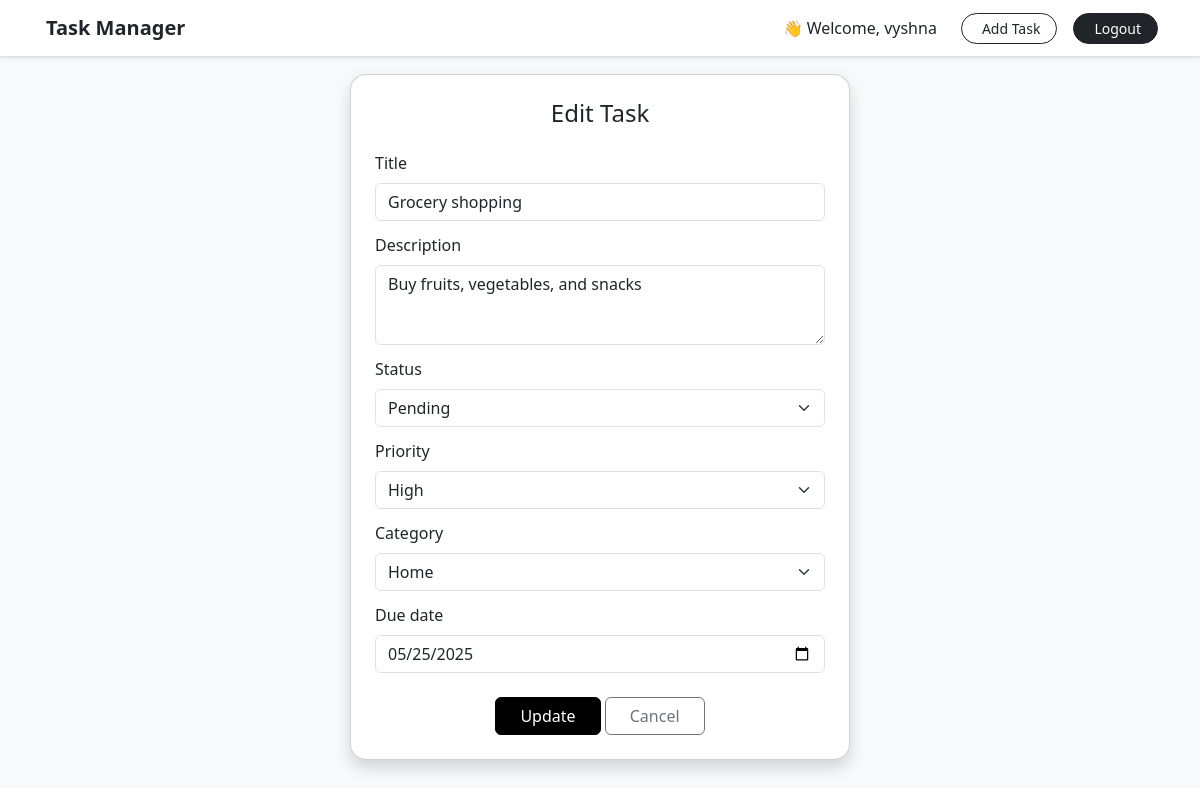
The app's page /edit/20/ (signed in) with its own data.
### task/models.py (models this page shows, shortened)
class Tasks(models.Model):
    STATUS_CHOICES = [
        ('PENDING', 'Pending'),
        ('IN_PROGRESS', 'In Progress'),
        ('COMPLETED', 'Completed'),
        ('DEFERRED', 'Deferred'),
    ]
    PRIORITY_CHOICES = [
        ('LOW', 'Low'),
        ('MEDIUM', 'Medium'),
        ('HIGH', 'High'),
        ('CRITICAL', 'Critical'),
    ]
    CATEGORY_CHOICES = [
        ('WORK', 'Work'),
        ('PERSONAL', 'Personal'),
        ('HOME', 'Home'),
        ('STUDY', 'Study'),
        ('OTHERS', 'Others'),
    ]
    user = models.ForeignKey(User, on_delete=models.CASCADE)
    title = models.CharField(max_length=255)
    description = models.TextField()
    status = models.CharField(max_length=20, choices=STATUS_CHOICES, default='PENDING')
    priority = models.CharField(max_length=20, choices=PRIORITY_CHOICES, default='MEDIUM')
    category = models.CharField(max_length=20, choices=CATEGORY_CHOICES, default='OTHERS')
    due_date = models.DateField()
    created_at = models.DateTimeField(auto_now_add=True)
    updated_at = models.DateTimeField(auto_now=True)

### task/views.py (the view)
# urls.py: path('edit/<int:task_id>/', views.edit_task, name='edit_task'),
@login_required
def edit_task(request, task_id):
    task = get_object_or_404(Tasks, id=task_id, user=request.user)
    if request.method == 'POST':
        form = TaskForm(request.POST, instance=task)
        if form.is_valid():
            form.save()
            messages.success(request, 'Task updated successfully!')
            return redirect('dashboard')
        else:
            messages.error(request, 'Please correct the errors below.')
    else:
        form = TaskForm(instance=task)
    return render(request, 'edit_task.html', {'form': form, 'task': task})

### task/forms.py
class TaskForm(forms.ModelForm):
    class Meta:
        model = Tasks
        fields = ['title', 'description', 'status', 'priority', 'category', 'due_date']
        widgets = {
            'title': forms.TextInput(attrs={'class': 'form-control'}),
            'description': forms.Textarea(attrs={'class': 'form-control'}),
            'status': forms.Select(attrs={'class': 'form-select'}),
            'priority': forms.Select(attrs={'class': 'form-select'}),
            'category': forms.Select(attrs={'class': 'form-select'}),
            'due_date': forms.DateInput(attrs={'type': 'date', 'class': 'form-control'}),
        }

### Templates/edit_task.html (shortened to what this page needs)
{% load static %}
<!DOCTYPE html>
<html lang="en">
<head>
    <link href="https://cdn.jsdelivr.net/npm/bootstrap@5.3.0/dist/css/bootstrap.min.css" rel="stylesheet">
</head>
<body>
    {% include "navbar.html" %}
    <div class="container d-flex justify-content-center align-items-center" style="min-height: 90vh;">
        <div class="card shadow p-4" style="width: 100%; max-width: 500px;">
            <h4 class="text-center mb-4">Edit Task</h4>
            <form method="POST">
                <div class="mb-3">
                    <label class="form-label">{{ form.title.label }}</label>
                    {{ form.title }}
                </div>
                <div class="mb-3">
                    <label class="form-label">{{ form.description.label }}</label>
                    {{ form.description }}
                </div>
                <div class="mb-3">
                    <label class="form-label">{{ form.status.label }}</label>
                    {{ form.status }}
                </div>
                <div class="mb-3">
                    <label class="form-label">{{ form.priority.label }}</label>
                    {{ form.priority }}
                </div>
                <div class="mb-3">
                    <label class="form-label">{{ form.category.label }}</label>
                    {{ form.category }}
                </div>
                <div class="mb-3">
                    <label class="form-label">{{ form.due_date.label }}</label>
                    {{ form.due_date }}
                </div>
                <div class="text-center text-muted mt-4">
                    <button type="submit" class="btn btn-primary px-4">Update</button>
                    <a href="{% url 'dashboard' %}" class="btn btn-outline-secondary px-4">Cancel</a>
                </div>
            </form>
        </div>
    </div>
</body>
</html>

### Templates/navbar.html (shortened to what this page needs)
<nav class="navbar navbar-expand-lg navbar-light bg-white shadow-sm border-bottom">
  <div class="container">
    <a class="navbar-brand fw-bold text-dark" href="{% url 'dashboard' %}">
       Task Manager
    </a>
    <div class="collapse navbar-collapse justify-content-end" id="navbarNav">
      <ul class="navbar-nav align-items-center gap-3">
        <li class="nav-item">
          <span class="nav-link text-dark">👋 Welcome, {{ request.user.username }}</span>
        </li>
        <li class="nav-item">
          <a class="btn btn-outline-dark btn-sm rounded-pill px-3" href="{% url 'add_task' %}">
             Add Task
          </a>
        </li>
        <li class="nav-item">
          <form method="POST" action="{% url 'logout' %}" class="d-inline">
            <button type="submit" class="btn btn-dark btn-sm rounded-pill px-3">
               Logout
            </button>
          </form>
        </li>
      </ul>
    </div>
  </div>
</nav>

### Templates/edit_task.html (style rules this page uses)
body { background-color: #f8f9fa; }
.card { border-radius: 1rem; }
.form-label { font-weight: 500; }
.form-control, textarea, select { margin-bottom: 0.25rem; }
textarea.form-control { min-height: 80px; width: 500px; height: 80px; max-width: 100%; resize: vertical; }
.mb-3 { margin-bottom: 0.75rem !important; }
.btn-primary { background-color: #000000; border-color: #000000; color: #ffffff; transition: all 0.3s ease; }

### records on screen
Tasks: title "Grocery shopping", description "Buy fruits, vegetables, and snacks", status "Pending", priority "High", category "Home", due_date "05/25/2025"

### other values on screen
{{ request.user.username }} "vyshna"
